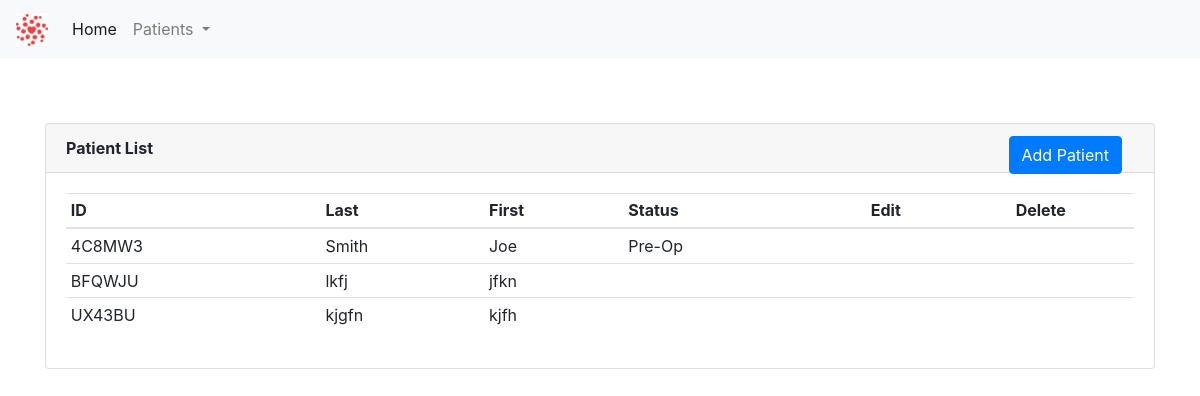
The app's page /patients/, older data.
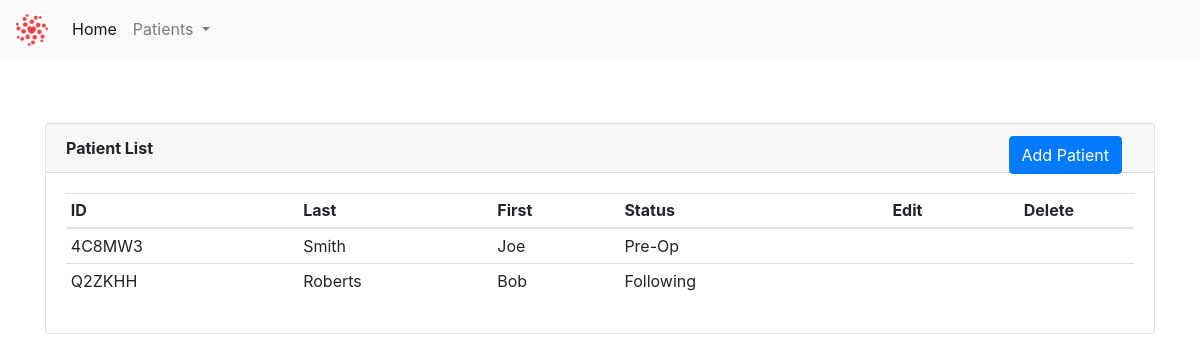
The same page, newer data.
### app/patients/patient_model.py (models this page shows, shortened)
class Patient(db.Model):
    id = db.Column(db.Integer, primary_key=True)
    first_name = db.Column(db.String(30), index=True, nullable=False, info={'label': 'First Name'})
    last_name = db.Column(db.String(30), index=True, nullable=False, info={'label': 'Last Name'})
    patient_id = db.Column(db.String(10), index=True)
    patient_status_id = db.Column(db.Integer, db.ForeignKey('patient_status.id'))
    patient_status = db.relationship(PatientStatus)

class PatientStatus(db.Model):
    id = db.Column(db.Integer, primary_key=True)
    code_name = db.Column(db.String(30), index=True, nullable=False)
    name = db.Column(db.String(60), index=True, nullable=False)
    def __str__(self):
        return self.name

### app/patients/patient.py (the view)
@patient_bp.route('/')
def view_patient_list():
    patient_list = Patient.query.all()
    return render_template('patients.html', title="Patient List", patient_list=patient_list)

### app/patients/templates/patients.html (shortened to what this page needs)
{% extends "base.html" %}
{% block content %}
    <div class="container" style="margin-top: 4rem">
        <div class="card">
          <div class="card-header">
              <b>Patient List</b>
              <a class="btn btn-primary" href="/patients/new" role="button" style="position: absolute; right: 2rem">  Add Patient</a>
          </div>
          <div class="card-body">
              <table class="table table-hover table-sm">
                  <thead>
                    <tr>
                      <th scope="col">ID</th>
                      <th scope="col">Last</th>
                      <th scope="col">First</th>
                      <th scope="col">Status</th>
                      <th style="text-align: center; vertical-align: middle" scope="col">Edit</th>
                      <th style="text-align: center; vertical-align: middle" scope="col">Delete</th>
                    </tr>
                  </thead>
                  <tbody>
                  {% for patient in patient_list %}
                    <tr>
                      <td>{{ patient.patient_id }}</td>
                      <td>{{ patient.last_name }}</td>
                      <td>{{ patient.first_name }}</td>
                      <td>{{ patient.patient_status }}</td>
                        <td style="text-align: center; vertical-align: middle"><a href="/patients/edit/{{patient.patient_id}}"></a></td>
                        <td style="text-align: center; vertical-align: middle"><a href="/patients/delete/{{ patient.patient_id }}"></a></td>
                    </tr>
                  {% endfor %}
                  </tbody>
              </table>
          </div>
        </div>
    </div>
{% endblock %}

### app/templates/base.html (shortened to what this page needs)
<!DOCTYPE html>
<html lang="en">
<head>
    <link rel="stylesheet"
          href="https://stackpath.bootstrapcdn.com/bootstrap/4.5.0/css/bootstrap.min.css"
>
    <link href="//netdna.bootstrapcdn.com/bootstrap/3.0.0/css/bootstrap-glyphicons.css" rel="stylesheet">
</head>
<body>
    <nav class="navbar navbar-expand-lg navbar-light bg-light">
      <a class="navbar-brand" href="/index"><img src="/static/images/HCA_logo.png" style="height: 2rem; width: 2rem"></a>
      <div class="collapse navbar-collapse" id="navbarSupportedContent">
        <ul class="navbar-nav mr-auto">
          <li class="nav-item active">
            <a class="nav-link" href="/index">Home <span class="sr-only">(current)</span></a>
          </li>
          <li class="nav-item dropdown">
            <a class="nav-link dropdown-toggle" href="#" id="navbarDropdown" role="button" data-toggle="dropdown" aria-haspopup="true" aria-expanded="false">
              Patients
            </a>
          </li>
        </ul>
      </div>
    </nav>
    {% block content %}{% endblock %}
</body>
</html>

Row changes from the older to the newer data that the page shows:
removed Patient: patient_id "BFQWJU", last_name "lkfj", first_name "jfkn"
removed Patient: patient_id "UX43BU", last_name "kjgfn", first_name "kjfh"
added Patient: patient_id "Q2ZKHH", last_name "Roberts", first_name "Bob", patient_status "Following"
